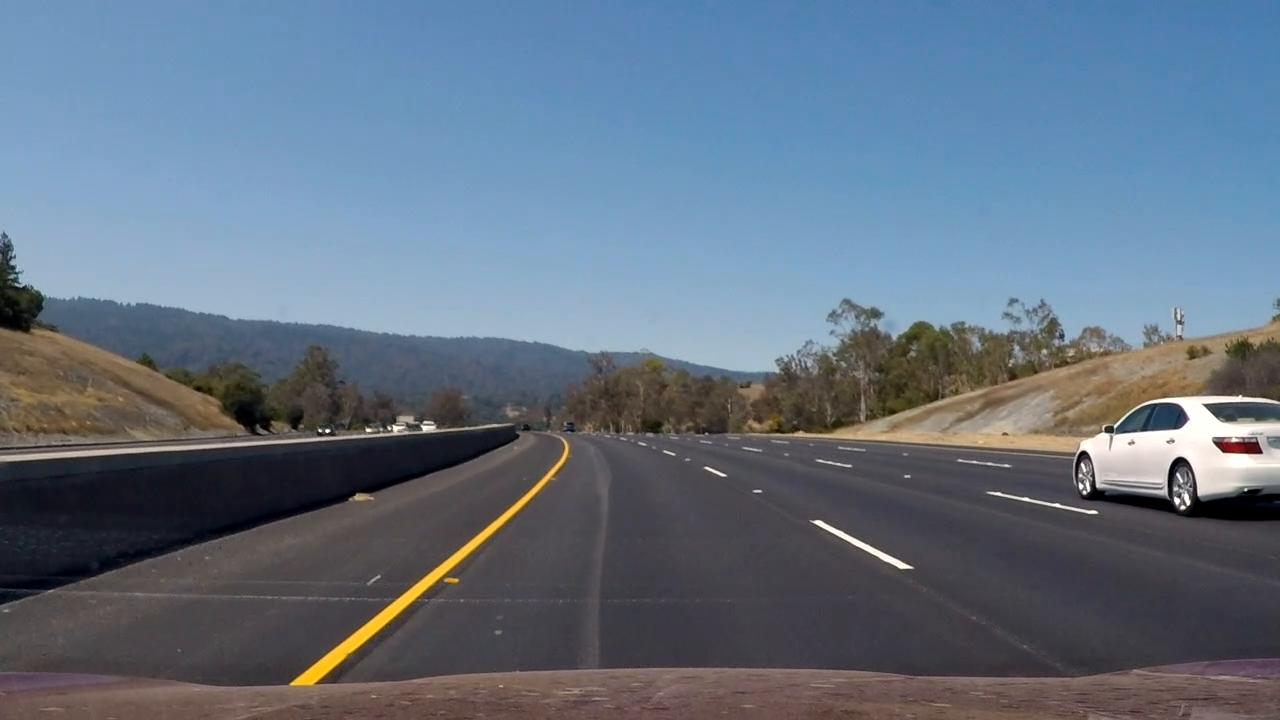
#> input picture test_images/proj_vid_frame8.jpg, 1280 x 720 px, given in place of 519.jpg, which was not available
$ jupyter execute --allow-errors detect-cars.ipynb   (shell and % lines are left out)   (older library calls are emulated)   (text cells are left out)
#> lines starting #> are read from the running program, lines starting #| are printed output that depends on the picture; pictures that were not available may be replaced by others from this repository, and a replacement may not be noted
[cell 1]
import cv2
import glob
import matplotlib.image as mpimg
import matplotlib.pyplot as plt
import numpy as np
import scipy.stats
import time

from collections import deque
from scipy.ndimage.measurements import label

from skimage.feature import hog
from sklearn.externals import joblib
#> (the rest of this cell did not finish here and is left out)

[cell 2]
images_path = './data/input/mix_proj_udac/'

[cell 3]
car = mpimg.imread(images_path + 'cars_jpg/519.jpg')
#> car is the input picture: shape (720, 1280, 3); mean R, G, B 98.9, 113.4, 129.9
notcar = mpimg.imread(images_path + 'not-cars_jpg/image428.jpg')
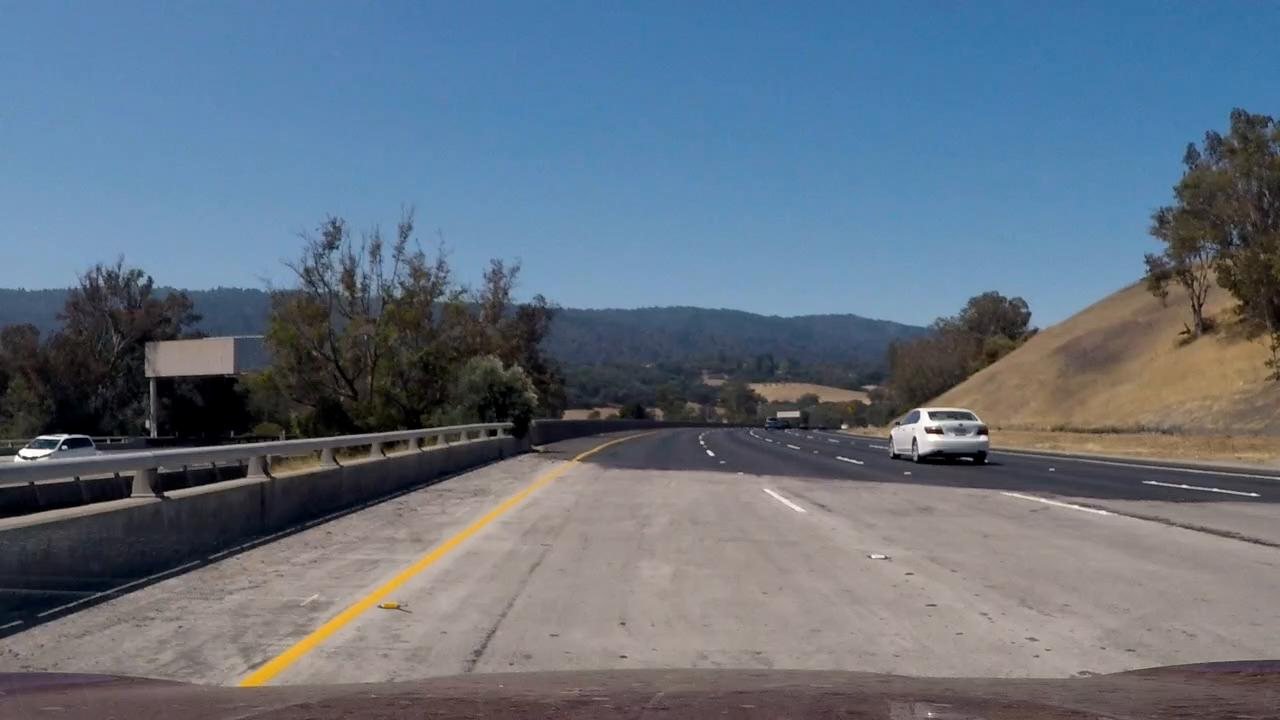
#> input picture test_images/proj_vid_frame24.jpg, 1280 x 720 px, given in place of image428.jpg, which was not available
#> notcar is the input picture: shape (720, 1280, 3); mean R, G, B 99.9, 112.8, 127.7
fig = plt.figure(figsize=(12,6))
plt.subplot(131)
plt.imshow(car)
plt.title('Car', fontsize=20)
plt.subplot(132)
plt.imshow(notcar)
plt.title('Notcar', fontsize=20)
fig.tight_layout()
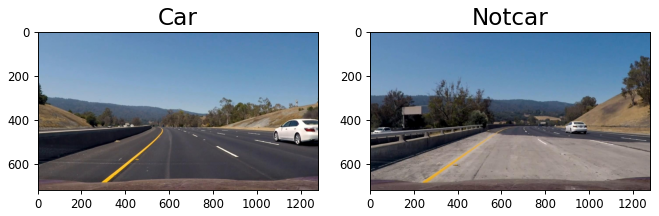
#> figure drawn by matplotlib, 2 panels

#> (a cell that did not finish here is left out)

#> (a cell that did not finish here is left out)

#> (a cell that did not finish here is left out)

[cell 7]
# Read in cars and notcars
cars = glob.glob(images_path + 'cars_jpg/*.jpg')
notcars = glob.glob(images_path + 'not-cars_jpg/*.jpg')

# Reduce the sample size for rapid prototyping
# Comment out this portion to use entire data set
#sample_size = 5000
#cars = cars[0:sample_size]
#notcars = notcars[0:sample_size]

print('No. of cars:    {}'.format(len(cars)))
print('No. of notcars: {}'.format(len(notcars)))

color_space = 'LUV' # Can be RGB, HSV, LUV, HLS, YUV, YCrCb, LAB
orient = 9  # HOG orientations
pix_per_cell = 8 # HOG pixels per cell
cell_per_block = 2 # HOG cells per block
hog_channel = 'ALL' # Can be 0, 1, 2, or "ALL"
spatial_size = (32, 32) # Spatial binning dimensions
hist_bins = 32    # Number of histogram bins
spatial_feat = True # Spatial features on or off
hist_feat = True # Histogram features on or off
hog_feat = True # HOG features on or off
y_start_stop = [390, 675] # Min and max in y to search in slide_window()

[cell 8]
def scaled_X_y(cars,
               notcars,
               color_space,
               spatial_size,
               hist_bins,
               orient,
               pix_per_cell,
               cell_per_block,
               hog_channel,
               spatial_feat,
               hist_feat,
               hog_feat):

    t = time.time()

    car_features = extract_features(cars,
                                    color_space=color_space,
                                    spatial_size=spatial_size,
                                    hist_bins=hist_bins,
                                    orient=orient,
                                    pix_per_cell=pix_per_cell,
                                    cell_per_block=cell_per_block,
                                    hog_channel=hog_channel,
                                    spatial_feat=spatial_feat,
                                    hist_feat=hist_feat,
                                    hog_feat=hog_feat)

    notcar_features = extract_features(notcars,
                                       color_space=color_space,
                                       spatial_size=spatial_size,
                                       hist_bins=hist_bins,
                                       orient=orient,
                                       pix_per_cell=pix_per_cell,
                                       cell_per_block=cell_per_block,
                                       hog_channel=hog_channel,
                                       spatial_feat=spatial_feat,
                                       hist_feat=hist_feat,
                                       hog_feat=hog_feat)

    X = np.vstack((car_features, notcar_features)).astype(np.float64)
    # Fit a per-column scaler
    X_scaler = StandardScaler().fit(X)

    # Apply the scaler to X
    scaled_X = X_scaler.transform(X)

    # Define the labels vector
    y = np.hstack((np.ones(len(car_features)), np.zeros(len(notcar_features))))

    t2 = time.time()
    print('Time taken to extract features: {}'.format(round(t2-t, 4)))

    return X_scaler, scaled_X, y

#> (a cell that did not finish here is left out)

[cell 10]
# Train the Classifier
parameters = {'C': [0.001, 0.0001, 0.00001],
              'class_weight':['balanced', None]}


# Use a linear SVC
#> (the rest of this cell did not finish here and is left out)

[cell 11]
# Check the prediction time for a single sample
t = time.time()
#> (the rest of this cell did not finish here and is left out)

[cell 12]
# Using sliding window, extracting hog features per window
test_img = mpimg.imread('./test_images/test6.jpg')
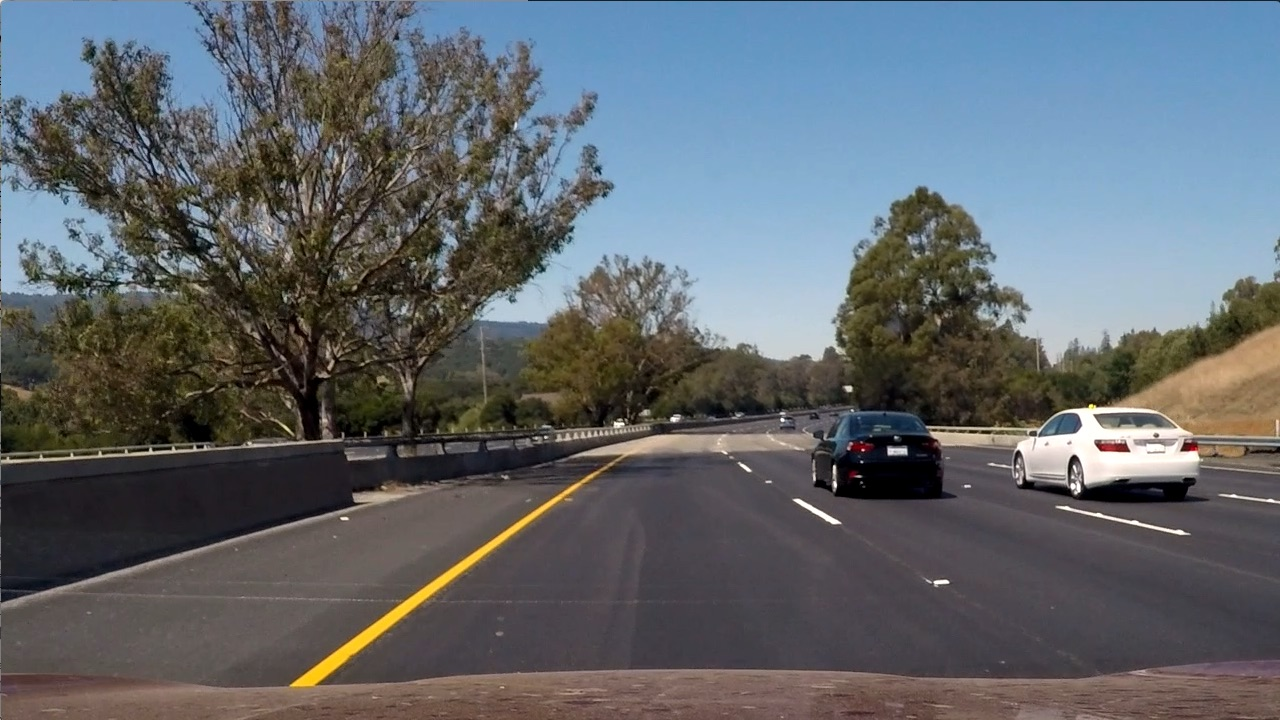
#> input picture test_images/test6.jpg, 1280 x 720 px
#> test_img is the input picture: shape (720, 1280, 3); mean R, G, B 97, 102.6, 107.9
#test_img = mpimg.imread('./test_images/proj_vid_frame8.jpg')
#test_img = mpimg.imread('./test_images/proj_vid_frame24.jpg')
draw_image = np.copy(test_img)

t = time.time()

# Uncomment the following line if you extracted training
# data from .png images (scaled 0 to 1 by mpimg) and the
# image you are searching is a .jpg (scaled 0 to 255)
#image = image.astype(np.float32)/255

#> (the rest of this cell did not finish here and is left out)

[cell 13]
ystart = [420, 400, 390]
ystop =  [690, 625, 580]
xstart = [400, 450, 500]
xstop =  [1280, 1280, 1280]
scales = [2.25, 1.5, 1.0]

test_img = mpimg.imread('./test_images/test6.jpg')
#test_img = mpimg.imread('./test_images/proj_vid_frame8.jpg')
#test_img = mpimg.imread('./test_images/proj_vid_frame24.jpg')
#test_img = mpimg.imread('./test_images/proj_vid_frame50.jpg')

[cell 14]
box_colors = [(0,255,0), (255,255,0), (0,0,255), (255,0,0)]


'''
out_img, boxes = find_cars(test_img, ystart[3], ystop[3], xstart[3], xstop[3],
                  scales[3], svc, X_scaler, orient, pix_per_cell, cell_per_block,
                  spatial_size, hist_bins, hog_channel,
                  color_space, True, box_colors[3])
'''
#> (the rest of this cell did not finish here and is left out)

[cell 15]
box_list = []
t = time.time()
#> (the rest of this cell did not finish here and is left out)

[cell 16]
image = test_img
heat = np.zeros_like(image[:,:,0]).astype(np.float)

# Add heat to each box in box list
#> (the rest of this cell did not finish here and is left out)

[cell 17]
def look_for_cars(image,
                  svc,
                  X_scaler,
                  orient=9,
                  pix_per_cell=8,
                  cell_per_block=2,
                  spatial_size=(32,32),
                  hist_bins=32,
                  ystart=[420, 400, 390],
                  ystop=[690, 625, 580],
                  xstart=[400, 450, 575],
                  xstop=[1280, 1280, 1280],
                  hog_channel='ALL',
                  color_space='LUV'):

    # Detect car features
    scales = [2.25, 1.5, 1.0]
    box_list = []

    for i, scale in enumerate(scales):
        boxes = find_cars(image, ystart[i], ystop[i], xstart[i], xstop[i], scale, svc, X_scaler, orient, pix_per_cell, cell_per_block, spatial_size, hist_bins, hog_channel, color_space)
        box_list.extend(boxes)


    # Consolidate boxes and eliminate false positives
    heat = np.zeros_like(image[:,:,0]).astype(np.float)
    heat = add_heat(heat,box_list)
    heat = apply_threshold(heat, 15)

    # Visualize the heatmap when displaying
    heatmap = np.clip(heat, 0, 255)

    return heatmap


# Set up function for video clip processing
clf = None
x_scaler = None
frame_history = None

def process_image(image):
    global clf
    global x_scaler
    global frame_history

    # Retrieve classifer and feature scaler from pickle files
    # if they were not loaded in previous cells
    if clf is None:
        clf = joblib.load('car-notcar-classifier.pkl')
#> (reads car-notcar-classifier.pkl from the repository)
